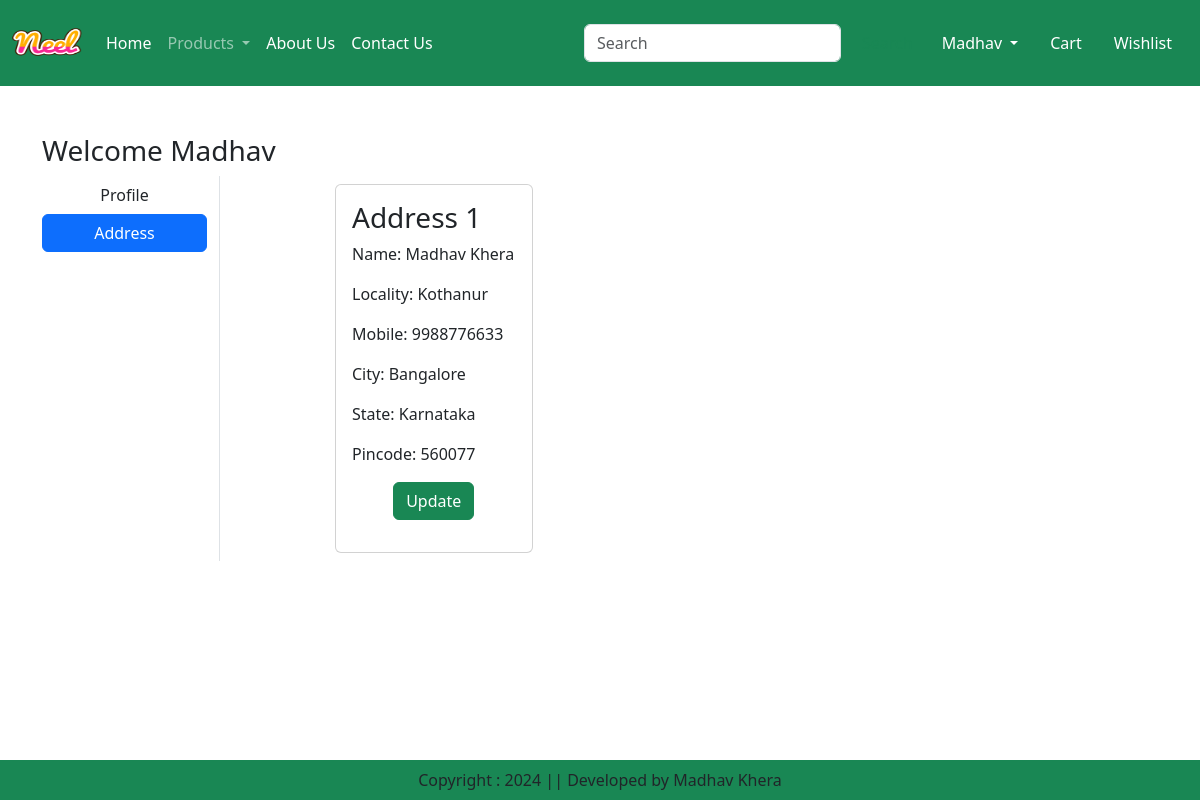
The page /address/ (signed in) on the database its author committed.
### ec/app/models.py (models this page shows, shortened)
class Customer(models.Model):
    user = models.ForeignKey(User,on_delete=models.CASCADE)
    name= models.CharField(max_length=200)
    locality = models.CharField(max_length=200)
    city = models.CharField(max_length=50)
    mobile = models.IntegerField(default=0)
    zipcode = models. IntegerField()
    state = models.CharField(choices=STATE_CHOICES, max_length=100)

### ec/app/views.py (the view)
# urls.py: path('address/', views.address, name='address'),
def address(request):
    add = Customer.objects.filter(user=request.user)
    return render(request,'app/address.html',locals())

### ec/app/templates/app/address.html (shortened to what this page needs)
{% extends 'app/base.html' %}
{% load static %}
{%  block main-content %}
<div class="container my-5">
    <div class="row">
        <h3>Welcome <span class="text-capitalize">{{request.user}}</span></h3>
    <div class="col-sm-2 border-end">
        <ul class="list-unstyled">
            <li class="d-grid"><a href="{% url 'profile' %}" class="btn">Profile</a></li>
            <li class="d-grid"><a href="{% url 'address' %}" class="btn btn-primary">Address</a></li>
        </ul>
    </div>
    <div class="col-sm-5 offset-sm-1">
        <div class="row">
            {% for ad in add %}
            <div class="col-sm-6">
                <div class="card m-2">
                    <div class="card-body">
                    <h3>Address {{forloop.counter}}</h3>
                    <p>Name: {{ad.name}}</p>
                    <p>Locality: {{ad.locality}}</p>
                    <p>Mobile: {{ad.mobile}}</p>
                    <p>City: {{ad.city}}</p>
                    <p>State: {{ad.state}}</p>
                    <p>Pincode: {{ad.zipcode}}</p>
                    <p class="text-center"><a href="{% url 'updateAddress' pk=ad.id %}" type="button" class="btn btn-success">Update</a></p>
                    </div>
                </div>
            </div>
            {% endfor %}
        </div>
    </div>
{%  endblock main-content %}

### ec/app/templates/app/base.html (shortened to what this page needs)
<!DOCTYPE html>
{% load static %}
<html lang="en">
<head>
    <link href="https://cdn.jsdelivr.net/npm/bootstrap@5.3.3/dist/css/bootstrap.min.css" rel="stylesheet">
    <link rel="stylesheet" href="{% static 'app/css/owl.carousel.min.css' %}"/>
    <link rel="stylesheet" href="{% static 'app/css/all.min.css' %}"/>
    <link rel="stylesheet" href="{% static 'app/css/style.css' %}"/>
</head>
<body>
    <nav class="navbar navbar-expand-lg navbar-dark bg-success">
        <div class="container-fluid">
          <a class="navbar-brand" href="#">
            <img src="{% static "app/images/neel.png" %}" width="70" height="60" alt="logoimage"/>
          </a>
          <div class="collapse navbar-collapse" id="navbarSupportedContent">
            <ul class="navbar-nav me-auto mb-2 mb-lg-0">
              {% if request.user.is_authenticated %}
              <li class="nav-item">
                <a class="nav-link active" aria-current="page" href="/">Home</a>
              </li>
              <li class="nav-item dropdown">
                <a class="nav-link dropdown-toggle" href="#" role="button" data-bs-toggle="dropdown" aria-expanded="false">
                  Products
                </a>
              </li>
              <li class="nav-item">
                <a class="nav-link text-white" href="{% url 'about' %}">About Us</a>
              </li>
              <li class="nav-item">
                <a class="nav-link text-white" href="{% url 'contact' %}">Contact Us</a>
              </li>
            </ul>
            <form class="d-flex" role="search" method="GET" action="{% url 'search' %}">
              <input class="form-control me-2" type="search" name="search" placeholder="Search" aria-label="Search">
              <button class="btn btn-outline-success" type="submit">Search</button>
            </form>
          </div>
          <ul class="navbar-nav me-auto mb-2 mb-lg-0">
            <li class="nav-item dropdown mx-2">
                <a class="nav-link dropdown-toggle text-white" href="#" id="profileDropdown" role="button" data-bs-toggle="dropdown" aria-expanded="false">
                    {{ request.user.username }}
                </a>
            </li>
            <li class="nav-item mx-2">
                <a href="{% url 'showcart' %}" class="nav-link text-white">Cart </a>
            </li>
            <li class="nav-item mx-2">
                <a href="{% url 'wishlist' %}" class="nav-link text-white">Wishlist </a>
            </li>
            {% endif %}
          </ul>
        </div>
    </nav>
    {% block main-content %}{% endblock main-content %}
    <footer class="container-fluid fixed-bottom bg-success text-center p-2 mt-5">
        Copyright : 2024 || Developed by Madhav Khera
    </footer>
</body>
</html>

### rows shown on the page
Customer: name "Madhav Khera", locality "Kothanur", mobile "9988776633", city "Bangalore", state "Karnataka", zipcode "560077"

### other values the page prints
{{ request.user.username }} "Madhav"
{{ request.user }} "Madhav"
